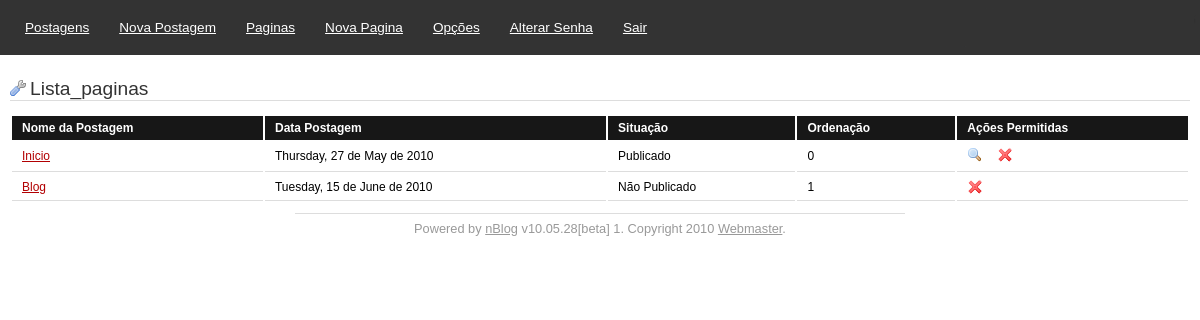
Screenshot of /adm/admin.php?mode=lista_paginas (signed in) with the database file from the repository.
### tables this page shows
CREATE TABLE `postagens` (
  `codigo` int(11) NOT NULL auto_increment,
  `slug` varchar(255) NOT NULL default '',
  `titulo` varchar(255) NOT NULL default '',
  `conteudo` longtext NOT NULL,
  `pagina` int(1) NOT NULL default '0',
  `menu` int(1) NOT NULL default '0',
  `paginaini` int(1) NOT NULL default '0',
  `data` int(20) NOT NULL default '0',
  `publicado` int(1) NOT NULL default '0',
  `link` varchar(20) default '',
  `ordem` char(3) default NULL,
  PRIMARY KEY  (`codigo`)
);

### adm/admin.php (called while the page is built, shortened)
<?php
include(PATH . 'includes/functions.php');
$config = nb_config();
$mode = mysql_real_escape_string($_GET['mode']);
include('index.php');
include('footer.php');
?>

### includes/functions.php (called while the page is built, shortened)
<?php
function nb_config()
{
	$sql = mysql_query("SELECT * FROM `config`");
	$config = array();
	while($row = mysql_fetch_array($sql))
	{
		$config[$row['nome']] = $row['valor'];
	}
	return $config;
}
?>

### adm/index.php (the view, shortened to what this page needs)
<?php
switch($mode)
{
	case 'lista_paginas':
		$result = mysql_query('SELECT * FROM `postagens` Where `pagina` = 1 Order by `ordem` ASC') or die(mysql_error());
		while($row = mysql_fetch_assoc($result))
		{
			$published = ($row['publicado'] == 1) ? ''._POSTPUB.'' : ''._POSTNOTPUB.'';
			$preview_link = ($row['publicado'] == 1) ? "<a href=\"../{$config['arquivo-index']}?post={$row['slug']}\"><img src=\"images/view.png\" alt=\""._VIEWPOST."\"/></a>&nbsp;&nbsp;&nbsp;" : '';
			$post_list .= "<tr>
								<td><a href=\"admin.php?mode=edita_pagina&codigo={$row['codigo']}\">{$row['titulo']}</a></td>
								<td>" . strftime($config['formato-data'], $row['data']) . "</td>
								<td>{$published}</td>
								<td>{$row['ordem']}</td>
								<td>
								{$preview_link}
								<a href=\"admin.php?mode=apaga&codigo={$row['codigo']}\" onclick=\"return confirm_dialog('admin.php?mode=delete&codigo={$row['codigo']}', '"._REMOVPOSTMSG."')\"><img src=\"images/delete.png\" alt=\""._REMOVPOST."\" /></a>
								</td>
							</tr>";
		}
		include('list.php');
	break;
}
?>

### adm/images/styles.css (style rules this page uses)
body { font-family:"Trebuchet MS", Verdana, Arial; font-size:1.0em; margin:0 auto; padding:0; }
a img { border:none; }
a { color:#B20002; }
table tr td { border-bottom:1px solid #dddddd; padding:5px 10px; }

### rows the page displays
postagens: titulo "Inicio", data "Thursday, 27 de May de 2010", publicado "Publicado", ordem "0"
postagens: titulo "Blog", data "Tuesday, 15 de June de 2010", publicado "Não Publicado", ordem "1"

### other values shown
_POST "Postagens"
_NEWPOST "Nova Postagem"
_PAGINA "Paginas"
_NEWPAGINA "Nova Pagina"
_OPTIONS "Opções"
_CHANGEPASS "Alterar Senha"
_LOGOUT "Sair"
$mode "Lista_paginas"
_POSTNAME "Nome da Postagem"
_POSTDATE "Data Postagem"
_POSTSTATUS "Situação"
_POSTORDEM "Ordenação"
_POSTACITONS "Ações Permitidas"
$versao "v10.05.28[beta] 1"
